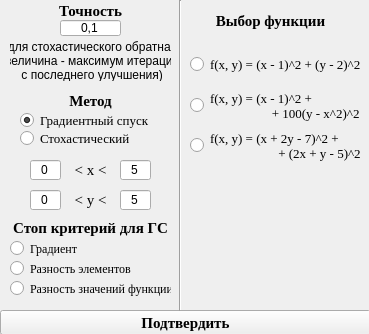
<?xml version="1.0" encoding="UTF-8"?>
<ui version="4.0">
 <class>MainWindow</class>
 <widget class="QMainWindow" name="MainWindow">
  <property name="geometry">
   <rect>
    <x>0</x>
    <y>0</y>
    <width>369</width>
    <height>334</height>
   </rect>
  </property>
  <property name="windowTitle">
   <string>Выбор параметров</string>
  </property>
  <widget class="QWidget" name="centralwidget">
   <widget class="QLabel" name="epsilonLabel">
    <property name="geometry">
     <rect>
      <x>0</x>
      <y>0</y>
      <width>181</width>
      <height>21</height>
     </rect>
    </property>
    <property name="font">
     <font>
      <family>Times New Roman</family>
      <pointsize>11</pointsize>
      <weight>75</weight>
      <bold>true</bold>
     </font>
    </property>
    <property name="layoutDirection">
     <enum>Qt::LeftToRight</enum>
    </property>
    <property name="text">
     <string>Точность</string>
    </property>
    <property name="textFormat">
     <enum>Qt::AutoText</enum>
    </property>
    <property name="alignment">
     <set>Qt::AlignCenter</set>
    </property>
    <property name="margin">
     <number>0</number>
    </property>
   </widget>
   <widget class="QLineEdit" name="epsilonEdit">
    <property name="geometry">
     <rect>
      <x>60</x>
      <y>20</y>
      <width>61</width>
      <height>16</height>
     </rect>
    </property>
    <property name="inputMask">
     <string/>
    </property>
    <property name="text">
     <string>0,1</string>
    </property>
    <property name="maxLength">
     <number>5</number>
    </property>
    <property name="echoMode">
     <enum>QLineEdit::Normal</enum>
    </property>
    <property name="alignment">
     <set>Qt::AlignCenter</set>
    </property>
   </widget>
   <widget class="QRadioButton" name="gradientButton">
    <property name="geometry">
     <rect>
      <x>20</x>
      <y>110</y>
      <width>141</width>
      <height>20</height>
     </rect>
    </property>
    <property name="font">
     <font>
      <family>Times New Roman</family>
      <pointsize>10</pointsize>
      <weight>50</weight>
      <bold>false</bold>
     </font>
    </property>
    <property name="text">
     <string>Градиентный спуск</string>
    </property>
    <property name="checked">
     <bool>true</bool>
    </property>
   </widget>
   <widget class="QRadioButton" name="stochasticButton">
    <property name="geometry">
     <rect>
      <x>20</x>
      <y>130</y>
      <width>111</width>
      <height>17</height>
     </rect>
    </property>
    <property name="font">
     <font>
      <family>Times New Roman</family>
      <pointsize>10</pointsize>
      <weight>50</weight>
      <bold>false</bold>
     </font>
    </property>
    <property name="text">
     <string>Стохастический</string>
    </property>
   </widget>
   <widget class="QLabel" name="methodLabel">
    <property name="geometry">
     <rect>
      <x>0</x>
      <y>90</y>
      <width>181</width>
      <height>21</height>
     </rect>
    </property>
    <property name="font">
     <font>
      <family>Times New Roman</family>
      <pointsize>11</pointsize>
      <weight>75</weight>
      <bold>true</bold>
     </font>
    </property>
    <property name="layoutDirection">
     <enum>Qt::LeftToRight</enum>
    </property>
    <property name="text">
     <string>Метод</string>
    </property>
    <property name="textFormat">
     <enum>Qt::AutoText</enum>
    </property>
    <property name="alignment">
     <set>Qt::AlignCenter</set>
    </property>
    <property name="margin">
     <number>0</number>
    </property>
   </widget>
   <widget class="QPushButton" name="accept">
    <property name="geometry">
     <rect>
      <x>0</x>
      <y>310</y>
      <width>371</width>
      <height>25</height>
     </rect>
    </property>
    <property name="font">
     <font>
      <family>Times New Roman</family>
      <pointsize>11</pointsize>
      <weight>75</weight>
      <bold>true</bold>
     </font>
    </property>
    <property name="text">
     <string>Подтвердить</string>
    </property>
   </widget>
   <widget class="QLineEdit" name="x_min">
    <property name="geometry">
     <rect>
      <x>30</x>
      <y>160</y>
      <width>31</width>
      <height>20</height>
     </rect>
    </property>
    <property name="inputMask">
     <string/>
    </property>
    <property name="text">
     <string>0</string>
    </property>
    <property name="maxLength">
     <number>32767</number>
    </property>
    <property name="echoMode">
     <enum>QLineEdit::Normal</enum>
    </property>
    <property name="alignment">
     <set>Qt::AlignCenter</set>
    </property>
   </widget>
   <widget class="QLineEdit" name="x_max">
    <property name="geometry">
     <rect>
      <x>120</x>
      <y>160</y>
      <width>31</width>
      <height>20</height>
     </rect>
    </property>
    <property name="inputMask">
     <string/>
    </property>
    <property name="text">
     <string>5</string>
    </property>
    <property name="maxLength">
     <number>4</number>
    </property>
    <property name="echoMode">
     <enum>QLineEdit::Normal</enum>
    </property>
    <property name="alignment">
     <set>Qt::AlignCenter</set>
    </property>
   </widget>
   <widget class="QLineEdit" name="y_min">
    <property name="geometry">
     <rect>
      <x>30</x>
      <y>190</y>
      <width>31</width>
      <height>20</height>
     </rect>
    </property>
    <property name="inputMask">
     <string/>
    </property>
    <property name="text">
     <string>0</string>
    </property>
    <property name="maxLength">
     <number>4</number>
    </property>
    <property name="echoMode">
     <enum>QLineEdit::Normal</enum>
    </property>
    <property name="alignment">
     <set>Qt::AlignCenter</set>
    </property>
   </widget>
   <widget class="QLineEdit" name="y_max">
    <property name="geometry">
     <rect>
      <x>120</x>
      <y>190</y>
      <width>31</width>
      <height>20</height>
     </rect>
    </property>
    <property name="inputMask">
     <string/>
    </property>
    <property name="text">
     <string>5</string>
    </property>
    <property name="maxLength">
     <number>4</number>
    </property>
    <property name="echoMode">
     <enum>QLineEdit::Normal</enum>
    </property>
    <property name="alignment">
     <set>Qt::AlignCenter</set>
    </property>
   </widget>
   <widget class="QLabel" name="area_x">
    <property name="geometry">
     <rect>
      <x>70</x>
      <y>160</y>
      <width>41</width>
      <height>21</height>
     </rect>
    </property>
    <property name="font">
     <font>
      <family>Times New Roman</family>
      <pointsize>11</pointsize>
      <weight>50</weight>
      <bold>false</bold>
     </font>
    </property>
    <property name="layoutDirection">
     <enum>Qt::LeftToRight</enum>
    </property>
    <property name="text">
     <string>&lt; x &lt;</string>
    </property>
    <property name="textFormat">
     <enum>Qt::AutoText</enum>
    </property>
    <property name="alignment">
     <set>Qt::AlignCenter</set>
    </property>
    <property name="margin">
     <number>0</number>
    </property>
   </widget>
   <widget class="QLabel" name="area_y">
    <property name="geometry">
     <rect>
      <x>70</x>
      <y>190</y>
      <width>41</width>
      <height>21</height>
     </rect>
    </property>
    <property name="font">
     <font>
      <family>Times New Roman</family>
      <pointsize>11</pointsize>
      <weight>50</weight>
      <bold>false</bold>
     </font>
    </property>
    <property name="layoutDirection">
     <enum>Qt::LeftToRight</enum>
    </property>
    <property name="text">
     <string>&lt; y &lt;</string>
    </property>
    <property name="textFormat">
     <enum>Qt::AutoText</enum>
    </property>
    <property name="alignment">
     <set>Qt::AlignCenter</set>
    </property>
    <property name="margin">
     <number>0</number>
    </property>
   </widget>
   <widget class="Line" name="line">
    <property name="geometry">
     <rect>
      <x>170</x>
      <y>0</y>
      <width>20</width>
      <height>311</height>
     </rect>
    </property>
    <property name="orientation">
     <enum>Qt::Vertical</enum>
    </property>
   </widget>
   <widget class="QLabel" name="choiceFunctionLabel">
    <property name="geometry">
     <rect>
      <x>180</x>
      <y>10</y>
      <width>181</width>
      <height>21</height>
     </rect>
    </property>
    <property name="font">
     <font>
      <family>Times New Roman</family>
      <pointsize>11</pointsize>
      <weight>75</weight>
      <bold>true</bold>
     </font>
    </property>
    <property name="layoutDirection">
     <enum>Qt::LeftToRight</enum>
    </property>
    <property name="text">
     <string>Выбор функции</string>
    </property>
    <property name="textFormat">
     <enum>Qt::AutoText</enum>
    </property>
    <property name="alignment">
     <set>Qt::AlignCenter</set>
    </property>
    <property name="margin">
     <number>0</number>
    </property>
   </widget>
   <widget class="QRadioButton" name="f1">
    <property name="geometry">
     <rect>
      <x>190</x>
      <y>49</y>
      <width>171</width>
      <height>31</height>
     </rect>
    </property>
    <property name="font">
     <font>
      <family>Times New Roman</family>
      <pointsize>10</pointsize>
     </font>
    </property>
    <property name="text">
     <string>f(x, y) = (x - 1)^2 + (y - 2)^2</string>
    </property>
   </widget>
   <widget class="QRadioButton" name="f2">
    <property name="geometry">
     <rect>
      <x>190</x>
      <y>90</y>
      <width>171</width>
      <height>31</height>
     </rect>
    </property>
    <property name="font">
     <font>
      <family>Times New Roman</family>
      <pointsize>10</pointsize>
     </font>
    </property>
    <property name="text">
     <string>f(x, y) = (x - 1)^2 + 
                   + 100(y - x^2)^2</string>
    </property>
   </widget>
   <widget class="QRadioButton" name="f3">
    <property name="geometry">
     <rect>
      <x>190</x>
      <y>120</y>
      <width>171</width>
      <height>51</height>
     </rect>
    </property>
    <property name="font">
     <font>
      <family>Times New Roman</family>
      <pointsize>10</pointsize>
     </font>
    </property>
    <property name="tabletTracking">
     <bool>false</bool>
    </property>
    <property name="text">
     <string>f(x, y) = (x + 2y - 7)^2 + 
                     + (2x + y - 5)^2</string>
    </property>
   </widget>
   <widget class="QLabel" name="stopCriterionLabel">
    <property name="geometry">
     <rect>
      <x>0</x>
      <y>220</y>
      <width>181</width>
      <height>16</height>
     </rect>
    </property>
    <property name="font">
     <font>
      <family>Times New Roman</family>
      <pointsize>11</pointsize>
      <weight>75</weight>
      <bold>true</bold>
     </font>
    </property>
    <property name="layoutDirection">
     <enum>Qt::LeftToRight</enum>
    </property>
    <property name="text">
     <string>Стоп критерий для ГС</string>
    </property>
    <property name="textFormat">
     <enum>Qt::AutoText</enum>
    </property>
    <property name="alignment">
     <set>Qt::AlignCenter</set>
    </property>
    <property name="margin">
     <number>0</number>
    </property>
   </widget>
   <widget class="QRadioButton" name="stopGrad">
    <property name="geometry">
     <rect>
      <x>10</x>
      <y>240</y>
      <width>141</width>
      <height>17</height>
     </rect>
    </property>
    <property name="font">
     <font>
      <family>Times New Roman</family>
      <pointsize>9</pointsize>
      <weight>50</weight>
      <bold>false</bold>
     </font>
    </property>
    <property name="text">
     <string>Градиент</string>
    </property>
    <property name="checked">
     <bool>false</bool>
    </property>
   </widget>
   <widget class="QRadioButton" name="stopDiffElem">
    <property name="geometry">
     <rect>
      <x>10</x>
      <y>260</y>
      <width>141</width>
      <height>17</height>
     </rect>
    </property>
    <property name="font">
     <font>
      <family>Times New Roman</family>
      <pointsize>9</pointsize>
      <weight>50</weight>
      <bold>false</bold>
     </font>
    </property>
    <property name="text">
     <string>Разность элементов</string>
    </property>
   </widget>
   <widget class="QRadioButton" name="stopDiffFun">
    <property name="geometry">
     <rect>
      <x>10</x>
      <y>280</y>
      <width>161</width>
      <height>17</height>
     </rect>
    </property>
    <property name="font">
     <font>
      <family>Times New Roman</family>
      <pointsize>9</pointsize>
      <weight>50</weight>
      <bold>false</bold>
     </font>
    </property>
    <property name="text">
     <string>Разность значений функции</string>
    </property>
   </widget>
   <widget class="QLabel" name="label">
    <property name="geometry">
     <rect>
      <x>10</x>
      <y>40</y>
      <width>161</width>
      <height>41</height>
     </rect>
    </property>
    <property name="text">
     <string>(для стохастического обратная 
 величина - максимум итераций 
 с последнего улучшения)</string>
    </property>
    <property name="alignment">
     <set>Qt::AlignCenter</set>
    </property>
   </widget>
  </widget>
 </widget>
 <resources/>
 <connections/>
</ui>
